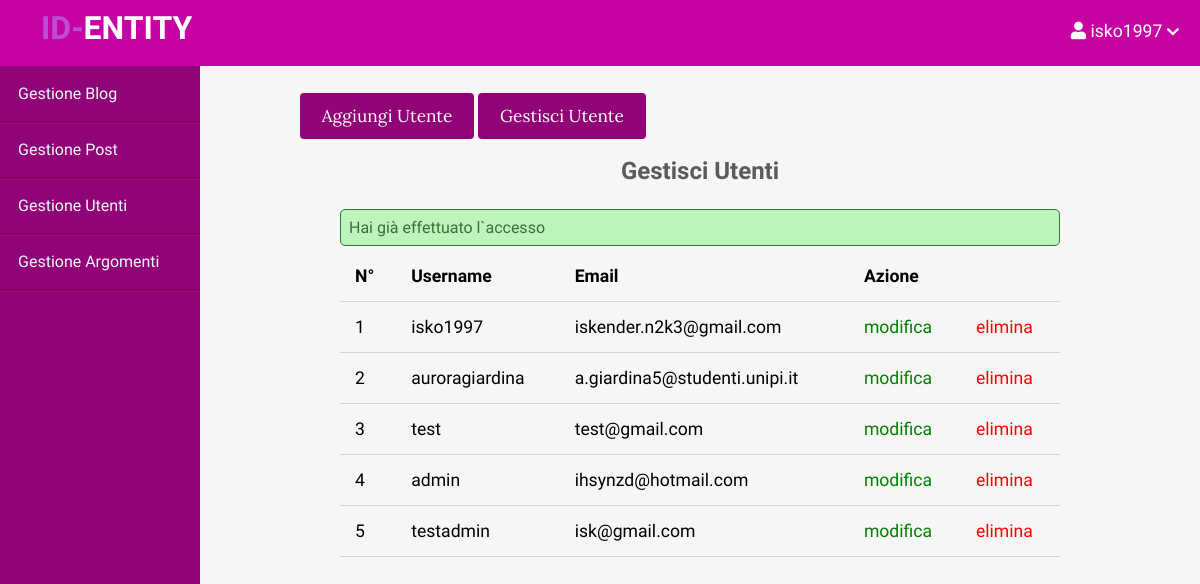
Screenshot of /admin/users/index.php?id=23 (signed in) with the database file from the repository.
### tables this page shows
CREATE TABLE `users` (
  `id` int(11) NOT NULL,
  `admin` tinyint(4) NOT NULL,
  `username` varchar(255) NOT NULL,
  `email` varchar(255) NOT NULL,
  `password` varchar(255) NOT NULL,
  `created_at` timestamp NOT NULL DEFAULT current_timestamp(),
  `nome` text NOT NULL,
  `cognome` text NOT NULL,
  `dataNascita` date NOT NULL,
  `biografia` text NOT NULL
);

### app/controllers/users.php (called while the page is built, shortened)
<?php
include(ROOT_PATH . "/app/database/db.php");
$table = 'users';
$admin_users = selectAll($table);

### app/database/db.php (called while the page is built, shortened)
<?php
require('connect.php');
function selectAll($table, $conditions = [])
{
    global $conn;
    $sql = "SELECT * FROM $table";
    if (empty($conditions)) {
        $stmt = $conn->prepare($sql);
        $stmt->execute();
        $records = $stmt->get_result()->fetch_all(MYSQLI_ASSOC);
        return $records;
    }
}

### admin/users/index.php (the view, shortened to what this page needs)
<?php include(ROOT_PATH . "/app/controllers/users.php");
?>
<!DOCTYPE html>
<html lang="en">
    <head>
        <link rel="stylesheet"
            href="https://use.fontawesome.com/releases/v5.7.2/css/all.css"
>
        <link rel="stylesheet" href="../../assets/css/style.css">
        <link rel="stylesheet" href="../../assets/css/admin.css">
    </head>
    <body>
    <?php include(ROOT_PATH . "/app/includes/adminHeader.php"); ?>
        <div class="admin-wrapper">
        <?php include(ROOT_PATH . "/app/includes/adminSidebar.php"); ?>
            <div class="admin-content">
                <div class="button-group">
                    <a href="create.php" class="btn btn-big" style="background:#910477;">Aggiungi Utente</a>
                  <a class="btn btn-big" style="background:#910477;" href="/blog/admin/users/index.php?id=<?php echo $_SESSION['id']; ?> ">Gestisci Utente</a>
                </div>
                <div class="content">
                    <h2 class="page-title">Gestisci Utenti</h2>
                    <?php include(ROOT_PATH . "/app/includes/messages.php"); ?>
                        <table>
                        <thead>
                            <th>N°</th>
                            <th>Username</th>
                            <th>Email</th>
                            <th colspan="2">Azione</th>
                        </thead>
                        <tbody>
                            <?php if($_SESSION['admin']==1): ?>
                            <?php foreach ($admin_users as $key => $user): ?>
                                    <tr>
                                    <td><?php echo $key + 1; ?></td>
                                    <td><?php echo $user['username']; ?></td>
                                    <td><?php echo $user['email']; ?></td>
                                    <td><a href="edit.php?id=<?php echo $user['id']; ?>" class="edit">modifica</a></td>
                                    <td><a onclick="myFunction()" value="save" class="delete">elimina</a></td>
                                </tr>
                            <?php endforeach; ?>
                             <?php endif; ?>
                        </tbody>
                    </table>
                </div>
            </div>
        </div>
    </body>
</html>

### assets/css/style.css (style rules this page uses)
* { box-sizing: border-box; }
html, body { height: 100%; padding: 0px; margin: 0px; background: #f6f6f6; font-family: "Varela Round", -apple-system, BlinkMacSystemFont, "Segoe UI", Roboto, "Helvetica Neue", Arial, sans-serif, "Apple Color Emoji", "Segoe UI Emoji", "Segoe UI Symbol", "Noto Color Emoji"; }
h1, h2, h3, h4, h5, h6 { font-family: "Varela Round", -apple-system, BlinkMacSystemFont, "Segoe UI", Roboto, "Helvetica Neue", Arial, sans-serif, "Apple Color Emoji", "Segoe UI Emoji", "Segoe UI Symbol", "Noto Color Emoji"; color: #5c5b5b; margin: 5px; }
a { text-decoration: none; color: inherit; }
.btn { padding: 0.5rem 1rem; background: #006669; color: white; border: 1px solid transparent; border-radius: 0.25rem; font-size: 1.08em; font-family: "Lora", serif; }
.btn-big { padding: 0.7rem 1.3rem; line-height: 1.3rem; }
.content { width: 90%; margin: 30px auto 30px; }

### assets/css/admin.css (style rules this page uses)
.admin-wrapper { display: flex; height: calc(100% - 66px); }
.admin-wrapper .admin-content { flex: 8; height: 100%; padding: 40px 100px 100px; overflow-y: scroll; }
.admin-content .page-title { text-align: center; margin-bottom: 1.5rem; }
table { width: 100%; border-collapse: collapse; font-size: 1.1rem; }
th, td { padding: 15px; text-align: left; border-bottom: 1px solid #d3d3d3; }
.edit { color: green; }
.delete { color: red; }

### rows the page displays
users: username "isko1997", email "iskender.n2k3@gmail.com"
users: username "auroragiardina", email "a.giardina5@studenti.unipi.it"
users: username "test", email "test@gmail.com"
users: username "admin", email "ihsynzd@hotmail.com"
users: username "testadmin", email "isk@gmail.com"

### other values shown
$_SESSION['username'] "isko1997"
$_SESSION['message'] "Hai già effettuato l`accesso"
